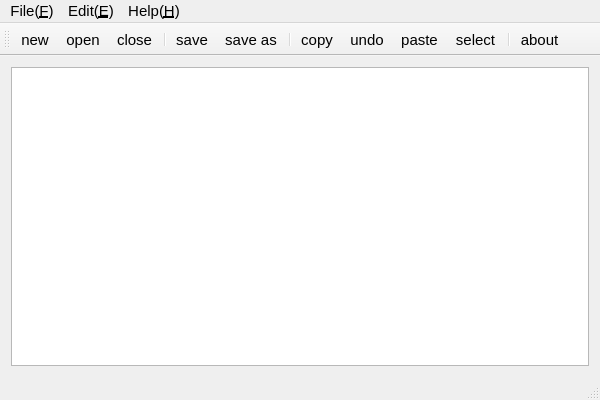
<?xml version="1.0" encoding="UTF-8"?>
<ui version="4.0">
 <class>editor</class>
 <widget class="QMainWindow" name="editor">
  <property name="geometry">
   <rect>
    <x>0</x>
    <y>0</y>
    <width>600</width>
    <height>400</height>
   </rect>
  </property>
  <property name="font">
   <font>
    <pointsize>11</pointsize>
   </font>
  </property>
  <property name="windowTitle">
   <string>editor</string>
  </property>
  <widget class="QWidget" name="centralWidget">
   <layout class="QGridLayout" name="gridLayout">
    <item row="0" column="0">
     <widget class="QTextEdit" name="textEdit">
      <property name="font">
       <font>
        <pointsize>12</pointsize>
       </font>
      </property>
     </widget>
    </item>
   </layout>
  </widget>
  <widget class="QMenuBar" name="menuBar">
   <property name="geometry">
    <rect>
     <x>0</x>
     <y>0</y>
     <width>600</width>
     <height>27</height>
    </rect>
   </property>
   <widget class="QMenu" name="menuFile">
    <property name="title">
     <string>File(&amp;F)</string>
    </property>
    <addaction name="separator"/>
    <addaction name="actionNew"/>
    <addaction name="actionOpen"/>
    <addaction name="actionClose"/>
    <addaction name="separator"/>
    <addaction name="actionSave"/>
    <addaction name="actionSave_as"/>
    <addaction name="separator"/>
    <addaction name="actionExit"/>
   </widget>
   <widget class="QMenu" name="menuEdit">
    <property name="title">
     <string>Edit(&amp;E)</string>
    </property>
    <addaction name="actionUndo"/>
    <addaction name="separator"/>
    <addaction name="actionCopy"/>
    <addaction name="actionPaste"/>
    <addaction name="actionCut"/>
    <addaction name="separator"/>
    <addaction name="actionSelect"/>
    <addaction name="actionFind"/>
   </widget>
   <widget class="QMenu" name="menuHelp">
    <property name="title">
     <string>Help(&amp;H)</string>
    </property>
    <addaction name="actionAbout"/>
   </widget>
   <addaction name="menuFile"/>
   <addaction name="menuEdit"/>
   <addaction name="menuHelp"/>
  </widget>
  <widget class="QStatusBar" name="statusBar"/>
  <widget class="QToolBar" name="mainToolBar">
   <attribute name="toolBarArea">
    <enum>TopToolBarArea</enum>
   </attribute>
   <attribute name="toolBarBreak">
    <bool>false</bool>
   </attribute>
   <addaction name="actionNew"/>
   <addaction name="actionOpen"/>
   <addaction name="actionClose"/>
   <addaction name="separator"/>
   <addaction name="actionSave"/>
   <addaction name="actionSave_as"/>
   <addaction name="separator"/>
   <addaction name="actionCopy"/>
   <addaction name="actionUndo"/>
   <addaction name="actionPaste"/>
   <addaction name="actionSelect"/>
   <addaction name="separator"/>
   <addaction name="actionAbout"/>
  </widget>
  <action name="actionNew">
   <property name="icon">
    <iconset>
     <normaloff>actions/document-new.png</normaloff>actions/document-new.png</iconset>
   </property>
   <property name="text">
    <string>new</string>
   </property>
   <property name="font">
    <font>
     <pointsize>11</pointsize>
    </font>
   </property>
   <property name="shortcut">
    <string>Ctrl+N</string>
   </property>
  </action>
  <action name="actionSave">
   <property name="icon">
    <iconset>
     <normaloff>actions/document-save.png</normaloff>actions/document-save.png</iconset>
   </property>
   <property name="text">
    <string>save</string>
   </property>
   <property name="font">
    <font>
     <pointsize>11</pointsize>
    </font>
   </property>
   <property name="shortcut">
    <string>Ctrl+S</string>
   </property>
  </action>
  <action name="actionOpen">
   <property name="icon">
    <iconset>
     <normaloff>actions/document-open.png</normaloff>actions/document-open.png</iconset>
   </property>
   <property name="text">
    <string>open</string>
   </property>
   <property name="toolTip">
    <string>&lt;!DOCTYPE HTML PUBLIC &quot;-//W3C//DTD HTML 4.0//EN&quot; &quot;http://www.w3.org/TR/REC-html40/strict.dtd&quot;&gt;
&lt;html&gt;&lt;head&gt;&lt;meta name=&quot;qrichtext&quot; content=&quot;1&quot; /&gt;&lt;style type=&quot;text/css&quot;&gt;
p, li { white-space: pre-wrap; }
&lt;/style&gt;&lt;/head&gt;&lt;body style=&quot; font-family:'Luxi Serif'; font-size:9pt; font-weight:400; font-style:normal;&quot;&gt;
&lt;p style=&quot; margin-top:0px; margin-bottom:0px; margin-left:0px; margin-right:0px; -qt-block-indent:0; text-indent:0px;&quot;&gt;&lt;span style=&quot; font-size:11pt; font-weight:600; font-style:italic; text-decoration: underline; color:#aa557f;&quot;&gt;open&lt;/span&gt;&lt;/p&gt;&lt;/body&gt;&lt;/html&gt;</string>
   </property>
   <property name="font">
    <font>
     <pointsize>11</pointsize>
    </font>
   </property>
   <property name="shortcut">
    <string>Ctrl+O</string>
   </property>
  </action>
  <action name="actionCopy">
   <property name="icon">
    <iconset>
     <normaloff>actions/edit-copy.png</normaloff>actions/edit-copy.png</iconset>
   </property>
   <property name="text">
    <string>copy</string>
   </property>
   <property name="font">
    <font>
     <pointsize>11</pointsize>
    </font>
   </property>
   <property name="shortcut">
    <string>Ctrl+C</string>
   </property>
  </action>
  <action name="actionUndo">
   <property name="icon">
    <iconset>
     <normaloff>actions/edit-undo.png</normaloff>actions/edit-undo.png</iconset>
   </property>
   <property name="text">
    <string>undo</string>
   </property>
   <property name="font">
    <font>
     <pointsize>11</pointsize>
    </font>
   </property>
   <property name="shortcut">
    <string>Ctrl+Z</string>
   </property>
  </action>
  <action name="actionPaste">
   <property name="icon">
    <iconset>
     <normaloff>actions/edit-paste.png</normaloff>actions/edit-paste.png</iconset>
   </property>
   <property name="text">
    <string>paste</string>
   </property>
   <property name="font">
    <font>
     <pointsize>11</pointsize>
    </font>
   </property>
   <property name="shortcut">
    <string>Ctrl+V</string>
   </property>
  </action>
  <action name="actionAbout">
   <property name="icon">
    <iconset>
     <normaloff>actions/help-about.png</normaloff>actions/help-about.png</iconset>
   </property>
   <property name="text">
    <string>about</string>
   </property>
   <property name="font">
    <font>
     <pointsize>11</pointsize>
    </font>
   </property>
   <property name="shortcut">
    <string>Ctrl+H</string>
   </property>
  </action>
  <action name="actionSelect">
   <property name="icon">
    <iconset>
     <normaloff>actions/edit-select-all.png</normaloff>actions/edit-select-all.png</iconset>
   </property>
   <property name="text">
    <string>select</string>
   </property>
   <property name="font">
    <font>
     <pointsize>11</pointsize>
    </font>
   </property>
   <property name="shortcut">
    <string>Ctrl+A</string>
   </property>
  </action>
  <action name="actionClose">
   <property name="icon">
    <iconset>
     <normaloff>actions/gtk-cancel.png</normaloff>actions/gtk-cancel.png</iconset>
   </property>
   <property name="text">
    <string>close</string>
   </property>
   <property name="font">
    <font>
     <pointsize>11</pointsize>
    </font>
   </property>
   <property name="shortcut">
    <string>Ctrl+W</string>
   </property>
  </action>
  <action name="actionExit">
   <property name="icon">
    <iconset>
     <normaloff>actions/exit.png</normaloff>actions/exit.png</iconset>
   </property>
   <property name="text">
    <string>exit</string>
   </property>
   <property name="font">
    <font>
     <pointsize>11</pointsize>
    </font>
   </property>
   <property name="shortcut">
    <string>Ctrl+Q</string>
   </property>
  </action>
  <action name="actionSave_as">
   <property name="icon">
    <iconset>
     <normaloff>actions/document-save-as.png</normaloff>actions/document-save-as.png</iconset>
   </property>
   <property name="text">
    <string>save as</string>
   </property>
   <property name="font">
    <font>
     <pointsize>11</pointsize>
    </font>
   </property>
   <property name="shortcut">
    <string>Ctrl+Shift+S</string>
   </property>
  </action>
  <action name="actionFind">
   <property name="icon">
    <iconset>
     <normaloff>actions/edit-find.png</normaloff>actions/edit-find.png</iconset>
   </property>
   <property name="text">
    <string>find</string>
   </property>
   <property name="font">
    <font>
     <pointsize>11</pointsize>
    </font>
   </property>
   <property name="shortcut">
    <string>Ctrl+F</string>
   </property>
  </action>
  <action name="actionCut">
   <property name="icon">
    <iconset>
     <normaloff>actions/editcut.png</normaloff>actions/editcut.png</iconset>
   </property>
   <property name="text">
    <string>cut</string>
   </property>
   <property name="font">
    <font>
     <pointsize>11</pointsize>
    </font>
   </property>
   <property name="shortcut">
    <string>Ctrl+X</string>
   </property>
  </action>
 </widget>
 <layoutdefault spacing="6" margin="11"/>
 <resources/>
 <connections/>
</ui>
